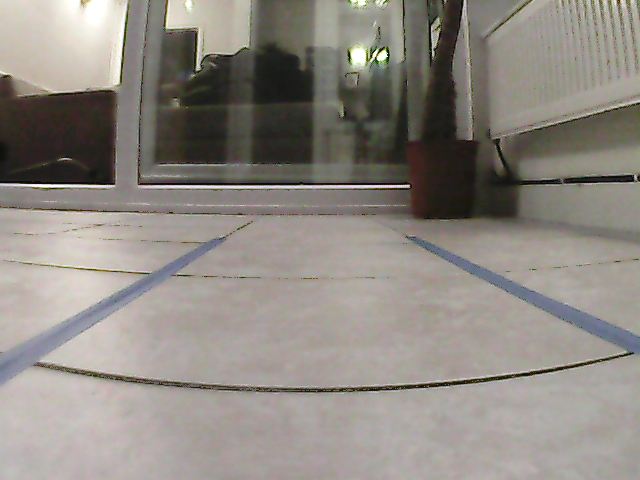
#> input picture models/lane_navigation/data/training_images/img_0.png, 640 x 480 px, found by its file name
$ python lane_navigation.py
#> lines starting #> are read from the running program, lines starting #| are printed output that depends on the picture; after the words box and inside, x2 and y2 are one past the last pixel; in counts of white or black regions, pixels touching at a corner belong together
import cv2
import logging
import numpy as np

def main():
    # read in image and
    frame = cv2.imread('/home/pi/work/PiCar/models/lane_navigation/data/training_images/img_0.png')
#> frame is the input picture: shape (480, 640, 3); mean B, G, R 130.5, 137.1, 142.7

    # show raw image
    cv2.imshow('raw image', frame)

    # detect and return lane edges
    edges = detect_edges(frame)

    # extract edges in bottom half of image only
    cropped_edges = get_region_of_interest(edges, 2/3)

    # extract absolute lane lines
    line_segments = detect_line_segments(cropped_edges)

    # determine final, averaged left and right lanes
    lane_lines = average_lane_lines(frame, line_segments)

    # show original image with hough lines overlayed
    ls_overlay = draw_lines(frame, line_segments)
    cv2.imshow("hough line", ls_overlay)

    # show original image with final lane lines overlayed
    ll_overlay = draw_lines(frame, lane_lines)
    cv2.imshow("final lane lines", ll_overlay)

    # shutdown and close sessions
    cv2.waitKey(0)
    cv2.destroyAllWindows()

# detect edges within the image
def detect_edges(frame):
    # convert input image to HSV (from RGB to 0-180 hsv scale)
    # this allows us to extract lanes based on colour alone (avoids lighting issues etc.)
    hsv = cv2.cvtColor(frame, cv2.COLOR_BGR2HSV)
#> hsv: shape (480, 640, 3); mean H, S, V 36.3, 30.8, 143.8

    # lanes are blue in the images so extract the blue range of the spectrum
    # blue falls somewhere between 60 and 150 on a 180 degree hue scale
    lower_blue = np.array([70, 40, 40])
    upper_blue = np.array([150, 255, 255])
    mask = cv2.inRange(hsv, lower_blue, upper_blue) # extract from 90-150 from full 180 hsv range
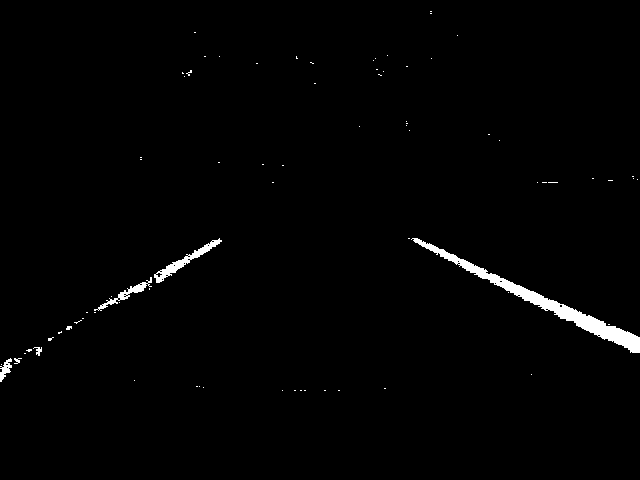
#> mask: shape (480, 640); 1.3% white; 76 white regions (70 under 20 px), largest, box (x1, y1, x2, y2) and area: (411, 238, 640, 353) 2642, (154, 238, 222, 283) 533, (94, 277, 152, 311) 321, (0, 358, 12, 382) 140, (33, 347, 42, 356) 40, (14, 358, 22, 364) 25

    # show blue areas of image
    cv2.imshow('blue mask', mask)

    # use canny algorithm to detect, clarify and extract edges
    # 200 and 400 are the lower and upper threshold values used in hysteresis threshold procedure
    edges = cv2.Canny(mask, 200, 400)
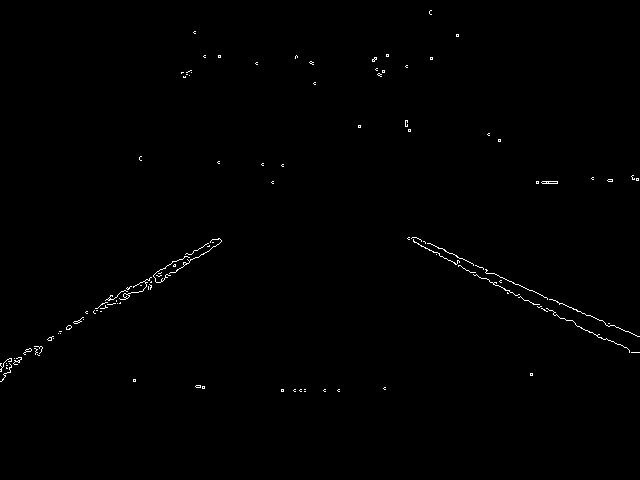
#> edges: shape (480, 640); 0.48% white in thin lines or dots, all inside (x1, y1, x2, y2) = (0, 10, 640, 392)

    # return extracted edges
    return edges

# black out the top half of the image and return edges in the bottom half only
def get_region_of_interest(edges, extract_fraction):
    # extract dimensions of provided image with edges detected
#> called with extract_fraction = 0.667
    height, width = edges.shape
#> height = 480; width = 640

    # create a numpy array of 0s which has the same
    # properties/dimensions etc. as the edges image
    mask = np.zeros_like(edges)

    # extract the bottom extract_fraction of the image, this is all we're interested in for lanes
    # (imagine the car's perspective, lanes originate from the bottom)
    # np.array defines the four corners of the polygon (bl, br, tr, tl)
    # this is essentially isolating the top half of the image
    polygon = np.array([[(0, height * extract_fraction),
                        (width, height * extract_fraction),
                        (width, height),
                        (0, height),]],
                      np.int32) # define array value type as int32

    # polygon defines top portion of the image
    # we then black out this polygon to act as a mask
    # (255=black, polygon=top half, mask=array covering whole image)
    # this can be combined with the original image to black out the top half
    cv2.fillPoly(mask, polygon, 255)
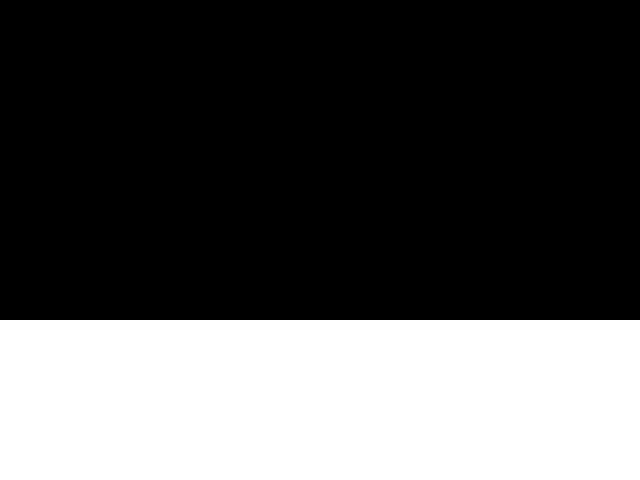
#> mask: shape (480, 640); 33.3% white; 1 white region, box (x1, y1, x2, y2) and area: (0, 320, 640, 480) 102400

    # apply mask to original image to leave us with edges/none-zero
    # pixel values for the bottom half of the image only
    cropped_edges = cv2.bitwise_and(edges, mask)
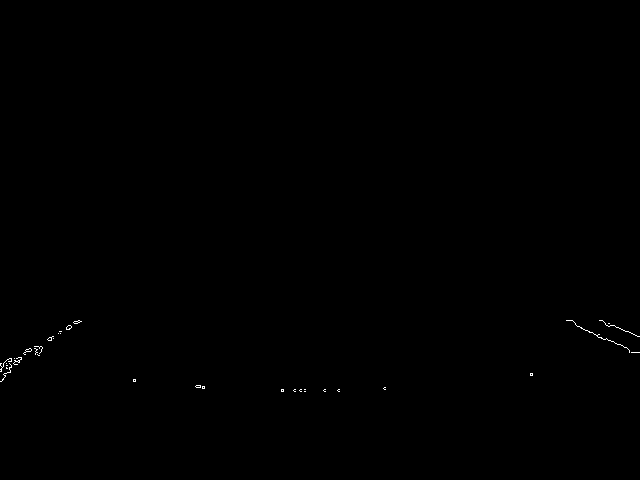
#> cropped_edges: shape (480, 640); 0.13% white in thin lines or dots, all inside (x1, y1, x2, y2) = (0, 320, 640, 392)

    # show and return cropped edges
    cv2.imshow("cropped edges", cropped_edges)
    return cropped_edges

# identify complete lines for lane borders by combining proximal, partial lines to form solid lane edges
# returned line segments consist of (x1, y1) and (x2, y2) for each segment (i.e. start and end points of lines
def detect_line_segments(cropped_edges):
    # define parameters
    rho = 1
    angle = np.pi / 180
    min_threshold = 10

    # detect line segments using probabilistic algo (decreased computation, lower threshold)
    line_segments = cv2.HoughLinesP(cropped_edges,   # input image with edges
                                    rho,             # distance precision in pixels (i.e. search 1 pixel at a time)
                                    angle,           # angle precision in radians (i.e. search 1 degree at a time)
                                    min_threshold,   # min # of votes/intersections of sin functions to be a valid edge
                                    np.array([]),    #
                                    minLineLength=8, # lines must be >8 pixels long to be a valid edge
                                    maxLineGap=4)    # gaps between lines cannot exceed 4 pixels to be a valid edge (e.g. for dashed lines)
#> line_segments = 20 rows, first 6: [1, 368, 37, 346], [47, 339, 58, 333], [576, 325, 617, 344], [9, 368, 19, 361], [66, 328, 74, 321], [599, 320, 639, 336]

    # return completed line segments
    return line_segments

# iterate through lines and draw them onto the frame
def draw_lines(frame, lines, line_colour=(0, 255, 0), line_width=2):
    # create base array of 0s in same dimensions as input frame
    line_image = np.zeros_like(frame)

    # iterate through lines and draw them into same dimensional space as input frame
    if lines is not None:
        for i in range(0, len(lines)):
            x1, y1, x2, y2 = lines[i][0]
            cv2.line(line_image, (x1, y1), (x2, y2), line_colour, line_width)

    # calculate weighted sum of 2 images
    # original image at 80% with full opacity lines on top
    # img 1 * alpha + img 2 * beta + gamma
    line_image = cv2.addWeighted(frame, 0.8, line_image, 1, 1) # final 1 is a gamma added to each sum
    return line_image

# determine a final pair of left and right lanes per frame
# by averaging the gradients and start/end points of component lane segments
# differentiate left and right lanes based on gradient and area of the frame
def average_lane_lines(frame, line_segments):
    # create var to store final determined lanes
    # return if no line segments provided/detected
    lane_lines = []
    if line_segments is None:
        logging.info('no line segments detected')
        return lane_lines

    # extract height and width of input image
    # create vars to store left and right determined lane lines
    height, width, _ = frame.shape # don't care about channels
#> height = 480; width = 640
    left_fit = []
    right_fit = []

    # left lane should be on left 2/3 of screen, right lane should be on right 2/3 of screen
    boundary = 1/3
    left_region_boundary = width * (1 - boundary)
#> left_region_boundary = 426.7
    right_region_boundary = width * boundary
#> right_region_boundary = 213.3

    # iterate through line segments to check gradient to determine if its a left or right lane
    for seg in line_segments:
        # for start and end point of each line segment
        for x1, y1, x2, y2 in seg:
            # ignore vertical lines (could use polar arithmetic here instead of skipping)
            if x1 == x2:
                logging.info('skipping vertical line segment (slope=inf): %s' % seg)
                continue

            # fit a straight line (degree = 1) to start and endpoints of line segment and extract gradient and y-intercept
            fit = np.polyfit((x1, x2), (y1, y2), 1)
            slope = fit[0]
            intercept = fit[1]

            # if gradient is positive and it's on the left 2/3 of the image, it's a left lane
            # if gradient is negative and it's on the right 2/3 of the image, it's a right lane
            # store left/right lanes in appropriate list, keeping gradient and intercept for later calc
            if slope < 0:
                if x1 < left_region_boundary and x2 < left_region_boundary:
                    left_fit.append((slope, intercept))
            else:
                if x1 > right_region_boundary and x2 > right_region_boundary:
                    right_fit.append((slope, intercept))
#> this loop made 20 passes
#> seg on passes 1 to 12: [[1, 368, 37, 346]], [[47, 339, 58, 333]], [[576, 325, 617, 344]], [[9, 368, 19, 361]], [[66, 328, 74, 321]], [[599, 320, 639, 336]], [[1, 371, 21, 358]], [[607, 339, 628, 349]], [[68, 329, 78, 322]], [[196, 387, 204, 387]], [[293, 390, 305, 391]], [[195, 386, 204, 386]]
#> after the loop, left_fit = [(-0.611, 368.6), (-0.545, 364.6), (-0.7, 374.3), (-0.875, 385.8), (-0.65, 371.6), (-0.7, 376.6), (-4.88e-15, 387), (-2.06e-15, 386), (-1.55, 382.7), (-0.6, 364), (-0.615, 366.6), (-0.75, 379.2), (-0.364, 359.1), (-0.611, 369.2)]; right_fit = [(0.463, 58.07), (0.4, 80.4), (0.476, 49.95), (0.0833, 365.6), (3.07e-15, 389), (3.9e-15, 352)]

    # average the gradients of all left lane lines and store the start and end points
    # the car can wander out of lane, resulting in only one visible lane in an image, hence the ">0" check below
    left_fit_average = np.average(left_fit, axis=0)
#> left_fit_average = [-0.612, 374]
    if len(left_fit) > 0:
        lane_lines.append(make_points(frame, left_fit_average))

    # do the same for the right lane lines
    right_fit_average = np.average(right_fit, axis=0)
    if len(right_fit) > 0:
        lane_lines.append(make_points(frame, right_fit_average))

    # log output of the determined lane lines
    logging.debug('lane lines: %s' % lane_lines)

    # return final, averaged lane lines
    return lane_lines

# build and return start and end points of line based on frame size and line gradient and intercept
def make_points(frame, line):
    # extract frame dimensions and line parameters
    height, width, _ = frame.shape
#> height = 480; width = 640
    slope, intercept = line
#> slope = -0.612; intercept = 374

    # get top and middle of image y-axis
    y1 = height
#> y1 = 480
    y2 = int(y1 * 1 / 2)
#> y2 = 240

    # calculate x coordinates based on "x = y - c / m"
    # ensure that coordinates are within frame boundaries
    x1 = max(-width, min(2 * width, int((y1 - intercept) / slope)))
#> x1 = -173
    x2 = max(-width, min(2 * width, int((y2 - intercept) / slope)))
#> x2 = 218
    return [[x1, y1, x2, y2]]

if __name__ == '__main__':
    main()
#> in average_lane_lines, `right_fit_average = np.average(right_fit, axis=0)`: right_fit_average = [0.237, 215.8]
#> in main, `lane_lines = average_lane_lines(frame, line_segments)`: lane_lines = [[[-173, 480, 218, 240]], [[1113, 480, 101, 240]]]
#> the loop in draw_lines, `for i in range(0, len(lines)):` made 20 passes
#> in draw_lines, `line_image = cv2.addWeighted(frame, 0.8, line_image, 1, 1)`:
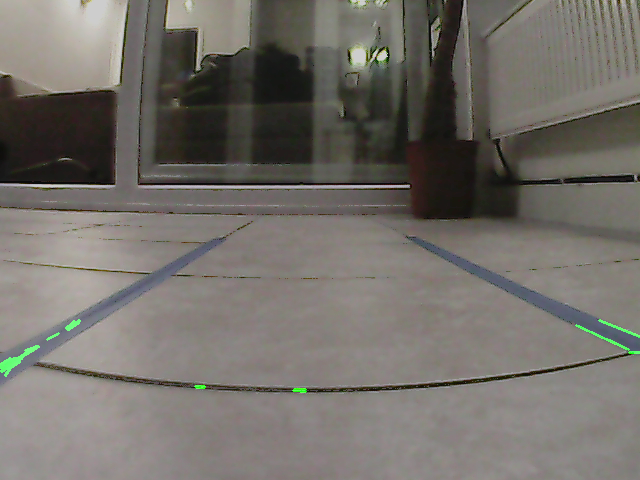
#> line_image: shape (480, 640, 3); mean B, G, R 105.4, 111.1, 115.1
#> the loop in draw_lines (call 2), `for i in range(0, len(lines)):` made 2 passes
